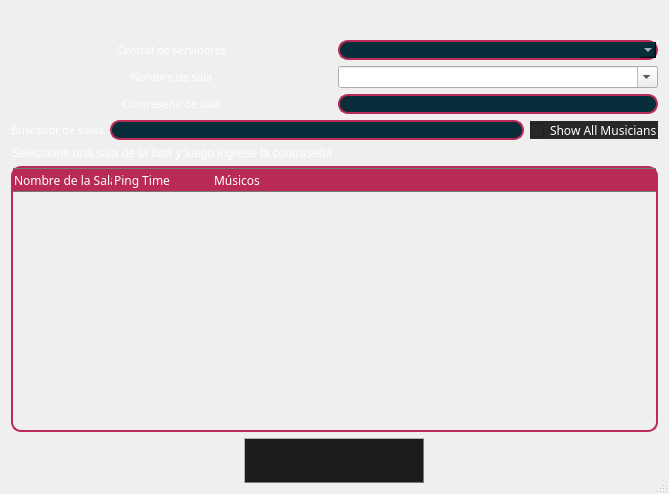
<?xml version="1.0" encoding="UTF-8"?>
<ui version="4.0">
 <class>CConnectDlgBase</class>
 <widget class="QDialog" name="CConnectDlgBase">
  <property name="geometry">
   <rect>
    <x>0</x>
    <y>0</y>
    <width>669</width>
    <height>494</height>
   </rect>
  </property>
  <property name="windowTitle">
   <string>Configuración de conexión</string>
  </property>
  <property name="windowIcon">
   <iconset resource="resources.qrc">
    <normaloff>:/png/main/res/fronticon.png</normaloff>:/png/main/res/fronticon.png</iconset>
  </property>
  <property name="styleSheet">
   <string notr="true">#CConnectDlgBase{

	border-image: url(:/png/main/res/ui-2021/connectdialog/fondo.png);
}

</string>
  </property>
  <property name="sizeGripEnabled">
   <bool>true</bool>
  </property>
  <layout class="QVBoxLayout">
   <property name="topMargin">
    <number>40</number>
   </property>
   <item>
    <layout class="QHBoxLayout" name="horizontalLayout_5">
     <item>
      <widget class="QLabel" name="lblServerCentralAddr">
       <property name="font">
        <font>
         <family>Montserrat Medium</family>
         <pointsize>8</pointsize>
         <weight>7</weight>
         <italic>false</italic>
         <bold>false</bold>
        </font>
       </property>
       <property name="layoutDirection">
        <enum>Qt::LeftToRight</enum>
       </property>
       <property name="styleSheet">
        <string notr="true">font: 57 8pt &quot;Montserrat Medium&quot;;
background-color:transparent;
border-color: rgb(0, 0, 0);
color: rgb(255, 255, 255);</string>
       </property>
       <property name="text">
        <string>Central de servidores</string>
       </property>
       <property name="textFormat">
        <enum>Qt::AutoText</enum>
       </property>
       <property name="alignment">
        <set>Qt::AlignCenter</set>
       </property>
      </widget>
     </item>
     <item>
      <widget class="QComboBox" name="cbxCentServAddrType">
       <property name="styleSheet">
        <string notr="true">font: 57 8pt &quot;Montserrat Medium&quot;;
background-color: rgb(7, 45, 59);

border-radius: 10;

border-width: 2px;
border-style: solid;
border-color: rgb(186, 42, 86);
color: white;</string>
       </property>
      </widget>
     </item>
    </layout>
   </item>
   <item>
    <layout class="QHBoxLayout">
     <item>
      <widget class="QLabel" name="lblServerAddr">
       <property name="font">
        <font>
         <family>Montserrat Medium</family>
         <pointsize>8</pointsize>
         <weight>7</weight>
         <italic>false</italic>
         <bold>false</bold>
        </font>
       </property>
       <property name="styleSheet">
        <string notr="true">font: 57 8pt &quot;Montserrat Medium&quot;;
background-color:transparent;
border-color: rgb(0, 0, 0);
color: rgb(255, 255, 255);</string>
       </property>
       <property name="text">
        <string>Nombre de sala</string>
       </property>
       <property name="alignment">
        <set>Qt::AlignCenter</set>
       </property>
      </widget>
     </item>
     <item>
      <widget class="QComboBox" name="cbxServerAddr">
       <property name="styleSheet">
        <string notr="true">font: 57 8pt &quot;Montserrat Medium&quot;;
background-color: rgb(7, 45, 59);

border-radius: 10;

border-width: 2px;
border-style: solid;
border-color: rgb(186, 42, 86);
color: white;

QComboBox::down-arrow
{
	color: rgb(0,0,0,0);
}</string>
       </property>
       <property name="editable">
        <bool>true</bool>
       </property>
       <property name="currentText">
        <string/>
       </property>
      </widget>
     </item>
    </layout>
   </item>
   <item>
    <layout class="QHBoxLayout" name="_2">
     <item>
      <widget class="QLabel" name="titlePass">
       <property name="font">
        <font>
         <family>Montserrat Medium</family>
         <pointsize>8</pointsize>
         <weight>7</weight>
         <italic>false</italic>
         <bold>false</bold>
        </font>
       </property>
       <property name="styleSheet">
        <string notr="true">font: 57 8pt &quot;Montserrat Medium&quot;;
background-color:transparent;
border-color: rgb(0, 0, 0);
color: rgb(255, 255, 255);
</string>
       </property>
       <property name="text">
        <string>Contraseña de sala</string>
       </property>
       <property name="alignment">
        <set>Qt::AlignCenter</set>
       </property>
      </widget>
     </item>
     <item>
      <widget class="QLineEdit" name="passSala">
       <property name="sizePolicy">
        <sizepolicy hsizetype="Preferred" vsizetype="Fixed">
         <horstretch>0</horstretch>
         <verstretch>0</verstretch>
        </sizepolicy>
       </property>
       <property name="baseSize">
        <size>
         <width>0</width>
         <height>0</height>
        </size>
       </property>
       <property name="cursor">
        <cursorShape>IBeamCursor</cursorShape>
       </property>
       <property name="autoFillBackground">
        <bool>false</bool>
       </property>
       <property name="styleSheet">
        <string notr="true">font: 57 8pt &quot;Montserrat Medium&quot;;
background-color: rgb(7, 45, 59);

border-radius: 10;

border-width: 2px;
border-style: solid;
border-color: rgb(186, 42, 86);
color: white;</string>
       </property>
       <property name="frame">
        <bool>true</bool>
       </property>
       <property name="echoMode">
        <enum>QLineEdit::Password</enum>
       </property>
       <property name="cursorPosition">
        <number>0</number>
       </property>
      </widget>
     </item>
    </layout>
   </item>
   <item>
    <layout class="QHBoxLayout" name="horizontalLayout">
     <property name="bottomMargin">
      <number>0</number>
     </property>
     <item>
      <widget class="QLabel" name="lblFilter">
       <property name="font">
        <font>
         <family>Montserrat Medium</family>
         <pointsize>8</pointsize>
         <weight>7</weight>
         <italic>false</italic>
         <bold>false</bold>
        </font>
       </property>
       <property name="styleSheet">
        <string notr="true">font: 57 8pt &quot;Montserrat Medium&quot;;
color: rgb(255, 255, 255);
</string>
       </property>
       <property name="text">
        <string>Buscador de salas</string>
       </property>
      </widget>
     </item>
     <item>
      <widget class="QLineEdit" name="edtFilter">
       <property name="styleSheet">
        <string notr="true">font: 57 8pt &quot;Montserrat Medium&quot;;
background-color: rgb(7, 45, 59);

border-radius: 10;

border-width: 2px;
border-style: solid;
border-color: rgb(186, 42, 86);
color: white;</string>
       </property>
      </widget>
     </item>
     <item>
      <widget class="QCheckBox" name="chbExpandAll">
       <property name="font">
        <font>
         <family>Noto Sans</family>
        </font>
       </property>
       <property name="styleSheet">
        <string notr="true">background-color: rgb(40, 40, 40);
border-color: rgb(0, 0, 0);
color: rgb(255, 255, 255);
</string>
       </property>
       <property name="text">
        <string>Show All Musicians</string>
       </property>
      </widget>
     </item>
    </layout>
   </item>
   <item>
    <widget class="QLabel" name="label">
     <property name="styleSheet">
      <string notr="true">color: rgb(255, 255, 255);
font: 57 8pt &quot;Montserrat Medium&quot;;</string>
     </property>
     <property name="text">
      <string>Seleccione una sala de la lista y luego ingrese la contraseña</string>
     </property>
     <property name="margin">
      <number>10</number>
     </property>
    </widget>
   </item>
   <item>
    <widget class="QTreeWidget" name="lvwServers">
     <property name="sizePolicy">
      <sizepolicy hsizetype="Expanding" vsizetype="Expanding">
       <horstretch>100</horstretch>
       <verstretch>100</verstretch>
      </sizepolicy>
     </property>
     <property name="font">
      <font>
       <family>Noto Sans</family>
      </font>
     </property>
     <property name="styleSheet">
      <string notr="true">QTreeWidget{
border-radius: 10;

border-width: 2px;
border-style: solid;
border-color: rgb(186, 42, 86);
color: white;
background:transparent;
}

QTreeView::item {
font-color: white;
background-color:transparent;
}

QHeaderView::section {
background-color:rgb(186, 42, 86);  
	font: 57 8pt &quot;Montserrat Medium&quot;;                                             
    color: white;                               
    padding: 1px;                               
    height:20px;                                
    border: 1px solid rgb(120,120,120);                  
    border-left:1px;                            
    border-right:1px;                           
}</string>
     </property>
     <property name="editTriggers">
      <set>QAbstractItemView::NoEditTriggers</set>
     </property>
     <property name="tabKeyNavigation">
      <bool>true</bool>
     </property>
     <attribute name="headerMinimumSectionSize">
      <number>50</number>
     </attribute>
     <column>
      <property name="text">
       <string>Nombre de la Sala</string>
      </property>
      <property name="font">
       <font>
        <family>Noto Sans</family>
       </font>
      </property>
      <property name="background">
       <color alpha="5">
        <red>5</red>
        <green>5</green>
        <blue>5</blue>
       </color>
      </property>
      <property name="foreground">
       <brush brushstyle="SolidPattern">
        <color alpha="255">
         <red>0</red>
         <green>0</green>
         <blue>0</blue>
        </color>
       </brush>
      </property>
     </column>
     <column>
      <property name="text">
       <string>Ping Time</string>
      </property>
     </column>
     <column>
      <property name="text">
       <string>Músicos </string>
      </property>
      <property name="font">
       <font>
        <family>Noto Sans</family>
       </font>
      </property>
      <property name="textAlignment">
       <set>AlignLeading|AlignVCenter</set>
      </property>
      <property name="background">
       <color alpha="5">
        <red>5</red>
        <green>5</green>
        <blue>5</blue>
       </color>
      </property>
      <property name="foreground">
       <brush brushstyle="SolidPattern">
        <color alpha="255">
         <red>0</red>
         <green>0</green>
         <blue>0</blue>
        </color>
       </brush>
      </property>
     </column>
    </widget>
   </item>
   <item>
    <layout class="QHBoxLayout">
     <item alignment="Qt::AlignHCenter|Qt::AlignVCenter">
      <widget class="QPushButton" name="butConnect">
       <property name="minimumSize">
        <size>
         <width>180</width>
         <height>45</height>
        </size>
       </property>
       <property name="maximumSize">
        <size>
         <width>649</width>
         <height>16777215</height>
        </size>
       </property>
       <property name="styleSheet">
        <string notr="true">#butConnect{
background: rgb(28, 28, 28); 
	border-image: url(:/png/main/res/ui-2021/connectdialog/boton_sala_conectar_gris.png);
selection-background-color: rgb(28, 28, 28);
border-color: rgb(120, 120, 120);
    border-style: outset;
    border-width: 1.3px;
color: rgb(120, 120, 120);
}
#butConnect:hover{
	border-image: url(:/png/main/res/ui-2021/connectdialog/boton_sala_conectar_rosa.png);
border-color: rgb(13, 204, 135);
    border-style: outset;
    border-width: 1.3px;
color: rgb(13, 204, 135);
}


#butConnect:pressed{
	border-image: url(:/png/main/res/ui-2021/connectdialog/boton_sala_conectar_verde.png);
background: rgb(15, 15, 15); 
border-color: rgb(13, 204, 135);
    border-style: outset;
    border-width: 1.3px;
}</string>
       </property>
       <property name="text">
        <string/>
       </property>
       <property name="default">
        <bool>true</bool>
       </property>
      </widget>
     </item>
    </layout>
   </item>
  </layout>
 </widget>
 <resources>
  <include location="resources.qrc"/>
 </resources>
 <connections/>
</ui>
